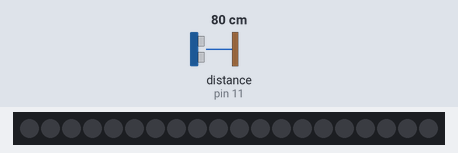
The sketch below on a simulated Arduino Uno, built with avr-gcc and run on an emulated ATmega328P. Parts: 20 RGB LEDs in strip order, left to right. Wiring (inferred from the names in the program): ultrasonic range finder: trigger pin 12; echo pin 11. The test bench sets the inputs (shaded band); at power-on: distance to the obstacle (sensor on pin 11) 80 cm. The echo pulse lasts 58.3 µs per cm; dim RGB values are drawn brighter than linear; what the sketch prints to the serial monitor is not drawn.

Above: at 1.2 s.
1.3 s: distance to the obstacle (sensor on pin 11) set to 18 cm
At 1.8 s:
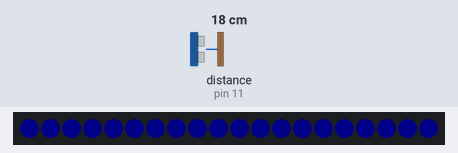
2.8 s: distance to the obstacle (sensor on pin 11) set to 12 cm
5.8 s: distance to the obstacle (sensor on pin 11) set to 9 cm
At 6.6 s:
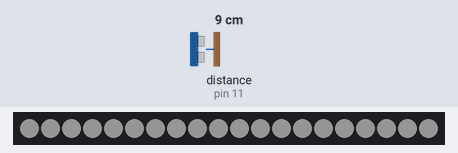
7.3 s: distance to the obstacle (sensor on pin 11) set to 35 cm
At 7.7 s:
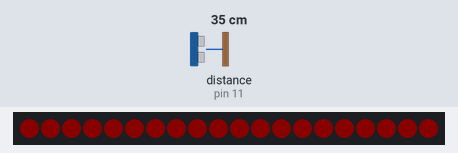
8.8 s: distance to the obstacle (sensor on pin 11) set to 27 cm
At 10.0 s:
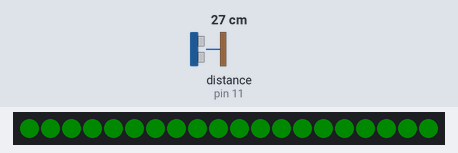
10.3 s: distance to the obstacle (sensor on pin 11) set to 2 cm
At 11.2 s:
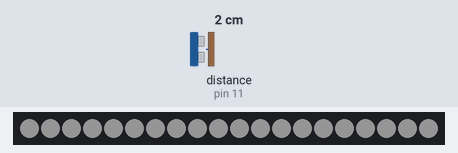
Timing chart, 0 to 12.0 s (numbered marks = the images above; inputs shaded):
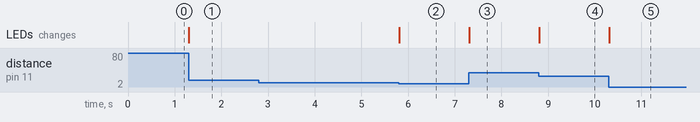

The sketch:

ultrasound_led.ino
```cpp
#include <Adafruit_NeoPixel.h>
const int DIN_PIN = 10; // D10
const int LED_COUNT = 20; // LEDの数
Adafruit_NeoPixel pixels(LED_COUNT, DIN_PIN, NEO_GRB + NEO_KHZ800);

#define echoPin 11
#define trigPin 12
double Duration = 0;
double Distance = 0;

void setup() {
  pixels.begin();
  Serial.begin(38400);
  pinMode(echoPin, INPUT);
  pinMode(trigPin, OUTPUT);
}

void loop() {
  digitalWrite(trigPin, LOW);
  delayMicroseconds(2);
  digitalWrite(trigPin, HIGH);
  delayMicroseconds(10);
  digitalWrite(trigPin, LOW);
  Duration = pulseIn(echoPin, HIGH);

  if (Duration > 0) {
    Duration = Duration / 2;
    Distance = Duration * 340 * 100 / 1000000;
    Serial.print("Distance:");
    Serial.print(Distance);
    Serial.println("cm");

    if (Distance > 30 && Distance <= 50) {
      for (int i = 0; i < LED_COUNT; i++)
        pixels.setPixelColor(i, pixels.Color(10, 0, 0));
      pixels.show();

    }else if (Distance > 20 && Distance <= 30) {
        for (int i = 0; i < LED_COUNT; i++)
          pixels.setPixelColor(i, pixels.Color(0, 10, 0));
        pixels.show();

      } else if (Distance > 10 && Distance <= 20) {
        for (int i = 0; i < LED_COUNT; i++)
          pixels.setPixelColor(i, pixels.Color(0, 0, 10));
        pixels.show();

      } else if (Distance > 0 && Distance <= 10) {
        for (int i = 0; i < LED_COUNT; i++)
          pixels.setPixelColor(i, pixels.Color(20, 20, 20));
        pixels.show();

      } else {
        for (int i = 0; i < LED_COUNT; i++)
          pixels.setPixelColor(i, pixels.Color(0, 0, 0));
        pixels.show();
      }
    }
  }
```

Measured:
- the behaviour switches between 11 and 10 cm on distance to the obstacle (sensor on pin 11) (found by bisection; images 1 and 2)
- after the input at 1.3 s, the LEDs: change at once (image 1)
- after the input at 5.8 s, the LEDs: change at once (image 2)
- after the input at 7.3 s, the LEDs: change at once (image 3)
- after the input at 8.8 s, the LEDs: change at once (image 4)
- after the input at 10.3 s, the LEDs: change at once (image 5)
